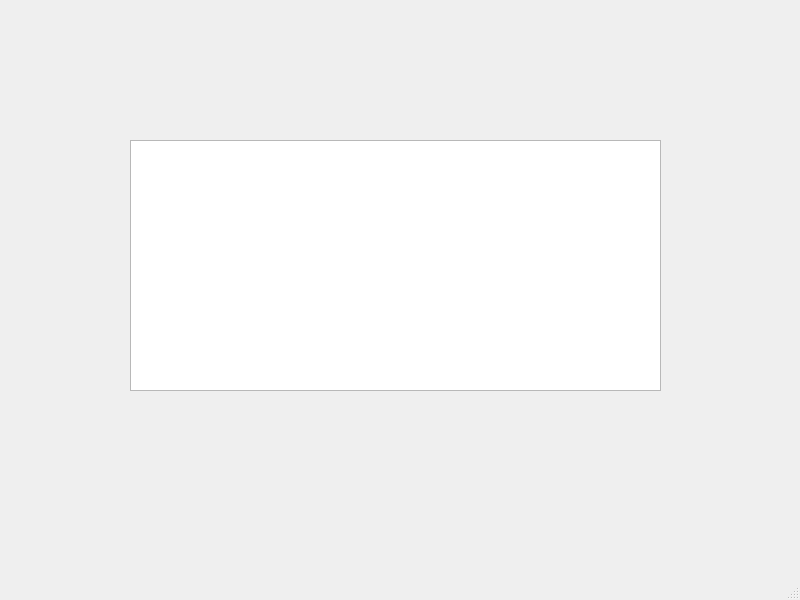
<?xml version="1.0" encoding="UTF-8"?>
<ui version="4.0">
 <class>MainWindow</class>
 <widget class="QMainWindow" name="MainWindow">
  <property name="geometry">
   <rect>
    <x>0</x>
    <y>0</y>
    <width>800</width>
    <height>600</height>
   </rect>
  </property>
  <property name="windowTitle">
   <string>MainWindow</string>
  </property>
  <widget class="QWidget" name="centralwidget">
   <widget class="QTextEdit" name="textEdit">
    <property name="geometry">
     <rect>
      <x>130</x>
      <y>140</y>
      <width>531</width>
      <height>251</height>
     </rect>
    </property>
    <property name="font">
     <font>
      <pointsize>18</pointsize>
     </font>
    </property>
   </widget>
  </widget>
  <widget class="QMenuBar" name="menubar">
   <property name="geometry">
    <rect>
     <x>0</x>
     <y>0</y>
     <width>800</width>
     <height>26</height>
    </rect>
   </property>
  </widget>
  <widget class="QStatusBar" name="statusbar"/>
 </widget>
 <resources/>
 <connections/>
</ui>
